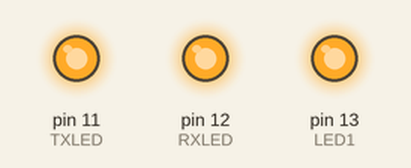
Recording of a sketch running on a simulated Arduino Uno, built with avr-gcc and run on an emulated ATmega328P. On the bench: output pins drawn as LEDs (lit = HIGH). What the sketch prints to the serial monitor is not drawn.

Above: at 3.0 s.
At 4.53 s:
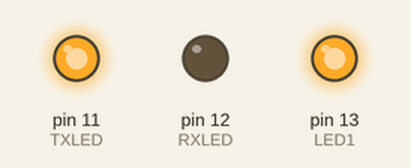
At 6.51 s:
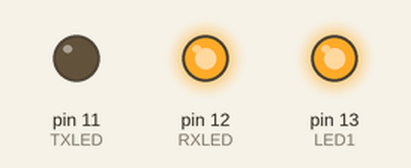
At 8.49 s:
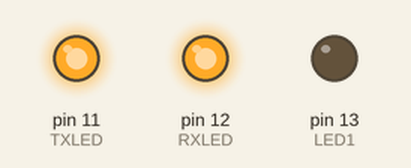
Timing chart, 0 to 9.3 s (numbered marks = the images above):
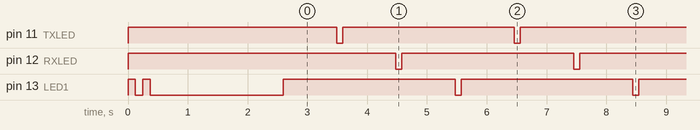

Measured:
- by itself, pin 11 (TXLED), pin 12 (RXLED): alternates HIGH for 2.9 s and LOW for 0.10 s
- by itself, pin 13 (LED1): goes LOW 0.13 s, HIGH 0.13 s, LOW 2.2 s, 42 × (HIGH 2.9 s, LOW 0.10 s), then HIGH
- by itself, everything shown: repeats every 3.0 s, in 6 steps

The sketch:

1_LED_Blink.ino
```cpp
// (licence header left out)
/*******************************************************************************************************
  Tested on Seeeduino XIAO SAMD21.

  The XIAO pin 13 LED and TX and RX LEDs are blinked. The blinks should be close to one per second.

  Serial monitor baud rate is set at 115200.
*******************************************************************************************************/

#define TXLED 11                               //on board TX LED, blue
#define RXLED 12                               //on board RX LED, blue
#define LED1 13                                //on board LED is yellow


void loop()
{
  digitalWrite(LED1, LOW);
  delay(100);
  digitalWrite(LED1, HIGH);
  delay(890);                                  //should give approx 1 second flash

  digitalWrite(TXLED, LOW);
  delay(100);
  digitalWrite(TXLED, HIGH);
  delay(890);

  digitalWrite(RXLED, LOW);
  delay(100);
  digitalWrite(RXLED, HIGH);
  delay(890);
}


void led_Flash(uint16_t flashes, uint16_t delaymS)
{
  uint16_t index;

  for (index = 1; index <= flashes; index++)
  {
    digitalWrite(LED1, HIGH);                    //board LED on
    delay(delaymS);
    digitalWrite(LED1, LOW);                     //board LED off
    delay(delaymS);
  }
}


void setup()
{
  pinMode(LED1, OUTPUT);                         //setup board LED pin as output
  digitalWrite(LED1, HIGH);                      //LED off
  pinMode(TXLED, OUTPUT);                        //setup board LED pin as output
  digitalWrite(TXLED, HIGH);                     //LED off
  pinMode(RXLED, OUTPUT);                        //setup board LED pin as output
  digitalWrite(RXLED, HIGH);                     //LED off

  led_Flash(2, 125);                             //2 LED flashes to indicate program start
  delay(2000);

  Serial.begin(115200);
  Serial.println();
  Serial.println(F(__FILE__));
  Serial.println();
}
```
